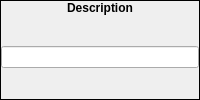
            <widget class="QFrame" name="frame_103">
             <property name="sizePolicy">
              <sizepolicy hsizetype="Preferred" vsizetype="Fixed">
               <horstretch>0</horstretch>
               <verstretch>0</verstretch>
              </sizepolicy>
             </property>
             <property name="focusPolicy">
              <enum>Qt::ClickFocus</enum>
             </property>
             <property name="frameShape">
              <enum>QFrame::Box</enum>
             </property>
             <property name="frameShadow">
              <enum>QFrame::Plain</enum>
             </property>
             <layout class="QVBoxLayout" name="verticalLayout_207">
              <property name="spacing">
               <number>0</number>
              </property>
              <property name="margin">
               <number>0</number>
              </property>
              <item>
               <widget class="QLabel" name="label_164">
                <property name="sizePolicy">
                 <sizepolicy hsizetype="Preferred" vsizetype="Fixed">
                  <horstretch>0</horstretch>
                  <verstretch>0</verstretch>
                 </sizepolicy>
                </property>
                <property name="font">
                 <font>
                  <weight>75</weight>
                  <bold>true</bold>
                 </font>
                </property>
                <property name="focusPolicy">
                 <enum>Qt::ClickFocus</enum>
                </property>
                <property name="text">
                 <string>Description</string>
                </property>
                <property name="alignment">
                 <set>Qt::AlignCenter</set>
                </property>
               </widget>
              </item>
              <item>
               <widget class="QWidget" name="widget_118" native="true">
                <property name="focusPolicy">
                 <enum>Qt::ClickFocus</enum>
                </property>
                <layout class="QVBoxLayout" name="verticalLayout_208">
                 <property name="spacing">
                  <number>0</number>
                 </property>
                 <property name="margin">
                  <number>0</number>
                 </property>
                 <item>
                  <widget class="QLineEdit" name="medicine_leDescription">
                   <property name="focusPolicy">
                    <enum>Qt::ClickFocus</enum>
                   </property>
                   <property name="maxLength">
                    <number>64</number>
                   </property>
                  </widget>
                 </item>
                </layout>
               </widget>
              </item>
             </layout>
            </widget>
